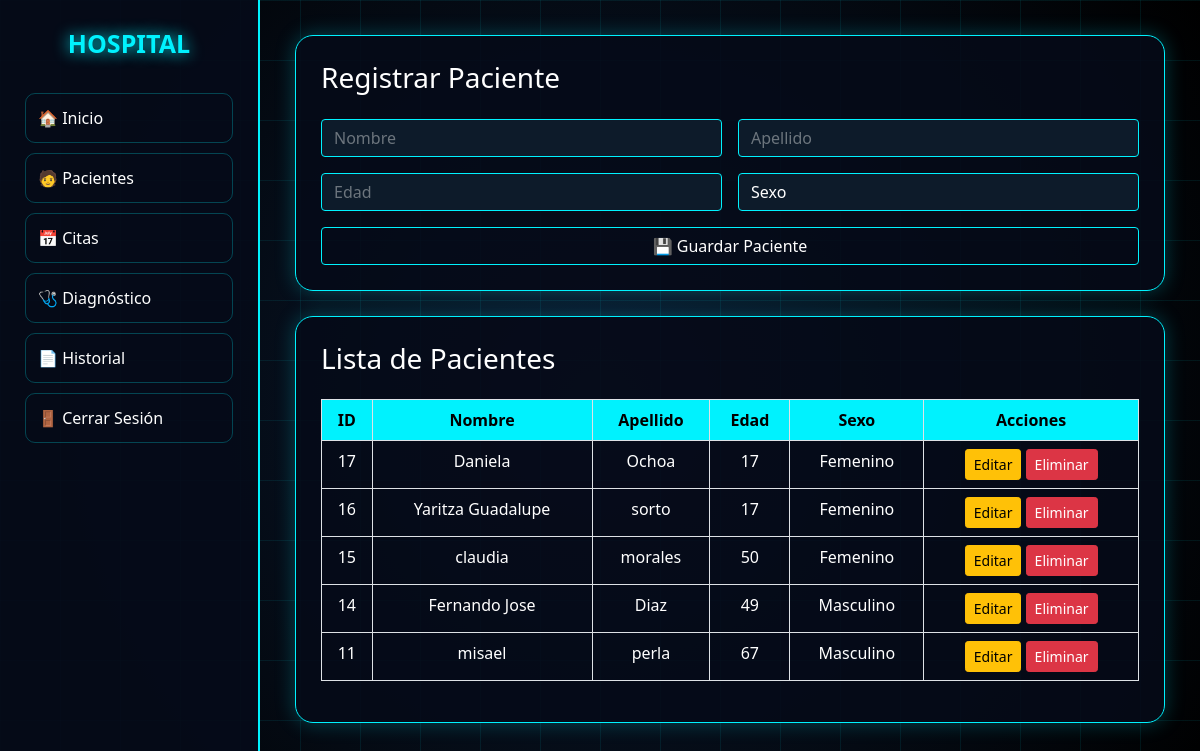
The app's page /pacientes.php (signed in) with its own data.
### tables this page shows
CREATE TABLE `pacientes` (
  `id` int(11) NOT NULL,
  `nombre` varchar(100) DEFAULT NULL,
  `apellido` varchar(100) DEFAULT NULL,
  `edad` int(11) DEFAULT NULL,
  `sexo` varchar(20) DEFAULT NULL,
  `telefono` varchar(20) DEFAULT NULL,
  `direccion` text DEFAULT NULL
);

### pacientes.php (the view, shortened to what this page needs)
<?php
include("conexion.php");
$sql = mysqli_query($conexion,"SELECT * FROM pacientes ORDER BY id DESC");
?>
<!DOCTYPE html>
<html lang="es">
<head>
<link href="https://cdn.jsdelivr.net/npm/bootstrap@5.0.0-beta2/dist/css/bootstrap.min.css" rel="stylesheet">
<link href="https://cdnjs.cloudflare.com/ajax/libs/font-awesome/6.0.0/css/all.min.css" rel="stylesheet">
</head>
<body>
<div class="sidebar">
<div class="logo">HOSPITAL</div>
<?php
if($_SESSION['rol']=="admin"){
echo '<a href="panel_admin.php">🏠 Inicio</a>';
}
?>
<?php if($_SESSION['rol']=="admin"){ ?>
    <a href="pacientes.php">🧑 Pacientes</a>
    <a href="citas.php">📅 Citas</a>
    <a href="diagnostico.php">🩺 Diagnóstico</a>
    <a href="historial.php">📄 Historial</a>
<?php } ?>
<a href="logout.php">🚪 Cerrar Sesión</a>
</div>
<div class="main">
<div class="box">
<h3 class="mb-4">Registrar Paciente</h3>
<form method="POST">
<div class="row g-3">
<div class="col-md-6">
<input type="text" name="nombre" class="form-control" placeholder="Nombre" required>
</div>
<div class="col-md-6">
<input type="text" name="apellido" class="form-control" placeholder="Apellido" required>
</div>
<div class="col-md-6">
<input type="number" name="edad" class="form-control" placeholder="Edad" required>
</div>
<div class="col-md-6">
<select name="sexo" class="form-control" required>
<option value="">Sexo</option>
</select>
</div>
<div class="col-12">
<button type="submit" name="guardar" class="btn btn-led w-100">
💾 Guardar Paciente
</button>
</div>
</div>
</form>
</div>
<div class="box">
<h3 class="mb-4">Lista de Pacientes</h3>
<table class="table table-bordered table-hover text-center">
<thead>
<tr>
<th>ID</th>
<th>Nombre</th>
<th>Apellido</th>
<th>Edad</th>
<th>Sexo</th>
<th>Acciones</th>
</tr>
</thead>
<tbody>
<?php while($fila=mysqli_fetch_assoc($sql)){ ?>
<tr>
<td><?php echo $fila['id']; ?></td>
<td><?php echo $fila['nombre']; ?></td>
<td><?php echo $fila['apellido']; ?></td>
<td><?php echo $fila['edad']; ?></td>
<td><?php echo $fila['sexo']; ?></td>
<td>
<a href="editar.php?id=<?php echo $fila['id']; ?>" class="btn btn-warning btn-sm">Editar</a>
<a href="eliminar.php?id=<?php echo $fila['id']; ?>"
class="btn btn-danger btn-sm"
onclick="return confirm('¿Eliminar paciente?')">
Eliminar
</a>
</td>
</tr>
<?php } ?>
</tbody>
</table>
</div>
</div>
</body>
</html>

### pacientes.php (style rules this page uses)
body { margin:0; font-family:Segoe UI,sans-serif; background:#020612; color:#fff; }
body::before { content:""; position:fixed; inset:0; background: linear-gradient(rgba(0,242,254,.08) 1px, transparent 1px), linear-gradient(90deg, rgba(0,242,254,.08) 1px, transparent 1px), radial-gradient(circle at center,#0a192f 0%,#000 100%); background-size:60px 60px,60px 60px,100% 100%; z-index:-1; }
.sidebar { width:260px; height:100vh; position:fixed; left:0; top:0; background:rgba(6,11,25,.92); border-right:2px solid #00f2fe; padding:25px; }
.sidebar .logo { text-align:center; font-size:25px; font-weight:bold; color:#00f2fe; margin-bottom:30px; text-shadow:0 0 15px #00f2fe; }
.sidebar a { display:block; color:#fff; text-decoration:none; padding:12px; margin-bottom:10px; border:1px solid rgba(0,242,254,.25); border-radius:10px; transition:.3s; }
.main { margin-left:260px; padding:35px; }
.box { background:rgba(6,11,25,.88); border:1px solid #00f2fe; border-radius:18px; padding:25px; box-shadow:0 0 20px rgba(0,242,254,.25); margin-bottom:25px; }
input,select { background:#0d1b2a !important; border:1px solid #00f2fe !important; color:#fff !important; }
table { color:#fff !important; }
thead { background:#00f2fe; color:#000; }
.btn-led { border:1px solid #00f2fe; color:#fff; }

### records on screen
pacientes: id "17", nombre "Daniela", apellido "Ochoa", edad "17", sexo "Femenino"
pacientes: id "16", nombre "Yaritza Guadalupe", apellido "sorto", edad "17", sexo "Femenino"
pacientes: id "15", nombre "claudia", apellido "morales", edad "50", sexo "Femenino"
pacientes: id "14", nombre "Fernando Jose", apellido "Diaz", edad "49", sexo "Masculino"
pacientes: id "11", nombre "misael", apellido "perla", edad "67", sexo "Masculino"
